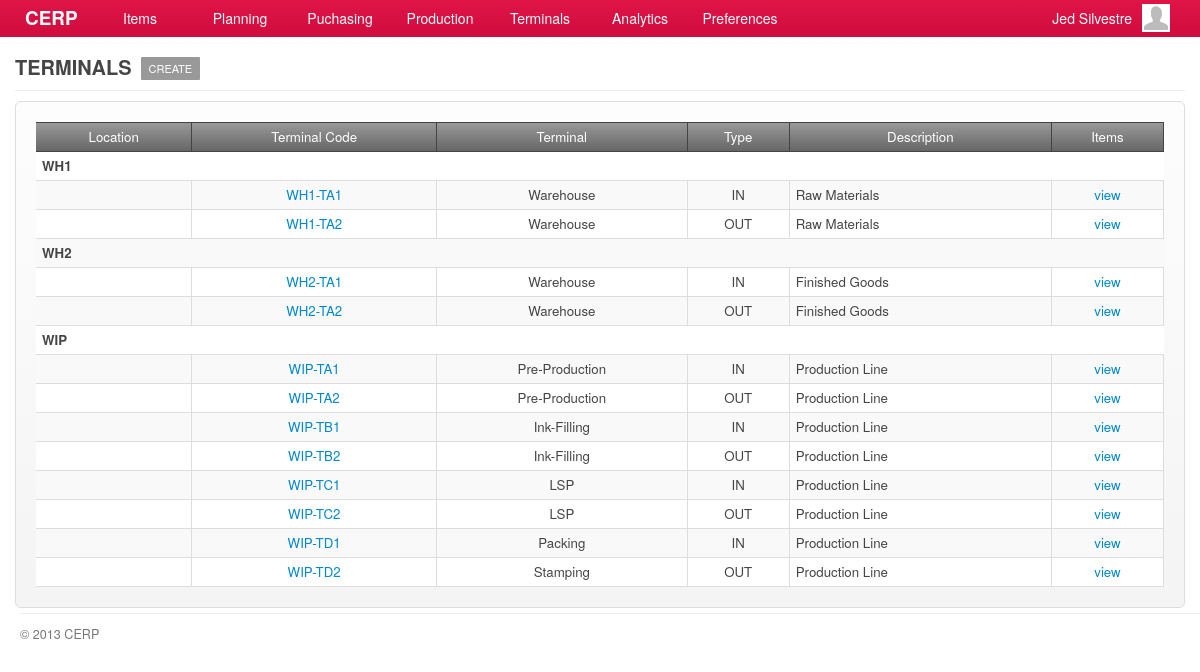
/account/terminals.php (signed in), run on the app's committed database.
### tables this page shows
CREATE TABLE `capabilities` (
  `id` int(11) NOT NULL AUTO_INCREMENT,
  `title` varchar(45) DEFAULT NULL,
  `name` varchar(45) DEFAULT NULL,
  `capability` varchar(45) DEFAULT NULL,
  `url` varchar(45) DEFAULT NULL,
  `parent` int(11) DEFAULT NULL,
  PRIMARY KEY (`id`)
);

CREATE TABLE `locations` (
  `id` int(11) NOT NULL AUTO_INCREMENT,
  `location_code` varchar(10) DEFAULT NULL,
  `location` varchar(45) DEFAULT NULL,
  `description` varchar(100) DEFAULT NULL,
  `parent` varchar(10) DEFAULT NULL,
  `created_at` timestamp NULL DEFAULT NULL,
  `updated_at` timestamp NULL DEFAULT NULL,
  PRIMARY KEY (`id`)
);

CREATE TABLE `terminals` (
  `id` int(11) NOT NULL AUTO_INCREMENT,
  `location_id` int(11) DEFAULT NULL,
  `terminal_code` varchar(12) DEFAULT NULL,
  `terminal_name` varchar(45) DEFAULT NULL,
  `type` varchar(3) DEFAULT NULL,
  `description` varchar(100) DEFAULT NULL,
  `created_at` datetime DEFAULT NULL,
  `updated_at` datetime DEFAULT NULL,
  PRIMARY KEY (`id`)
);

### include/general.class.php (called while the page is built, shortened)
<?php
require('database.class.php');
require('capabilities.class.php');
require('role.class.php');
$DB				= new MySQL;
  $DB->database	= "cerpdb";
  $DB->username	= "cerpuser";
  $DB->password	= "cerpuser";
  $DB->hostname	= "localhost";
$Capabilities	= new Capabilities($DB);
$Signed			= $_SESSION['user'];
$Role		= new Role($DB, $Signed['id']);
?>

### include/role.class.php (called while the page is built, shortened)
<?php
class Role
{
	private $DB;
	private $user_id;
	function Role($db, $uid) {
  	$this->DB = $db;
		$this->user_id = $uid;
  }
	function isCapableByName($cap_name) {
		foreach ($this->getUserRoles() as $user_role) {
			$result = $this->DB->Find('role_capabilities', array(
						  			'columns' 		=> 'role_capabilities.*',
						  			'joins' => 'INNER JOIN capabilities ON capabilities.id = role_capabilities.capability_id',
						  	    'conditions' 	=> 'capabilities.capability="'. $cap_name .'" AND role_id='. $user_role['role_id']));
			if(isset($result)) {
				return TRUE;
			}
		}
	}
	function getUserRoles() {
		$result = $this->DB->Get('user_roles', array(
						  			'columns' 		=> 'user_roles.role_id, roles.name',
						  			'joins' => 'INNER JOIN roles ON roles.id = user_roles.role_id',
						  	    'conditions' 	=> 'user_roles.user_id='. $this->user_id));
		if(isset($result)) {
			return $result;
		}
	}
}

### include/database.class.php (called while the page is built, shortened)
<?php
class MySQL {
  public $username	= "cerpuser";
  public $password	= "cerpuser";
  public $hostname	= "localhost";
  public function Connect() {
    $conn = mysql_connect($this->hostname, $this->username, $this->password) or die("<br/><span class='notice'><p class='error'><strong>ERROR!</strong> Unable to connect to MySQL! </p></span>");
    return $conn;
  }
  public function Query($sql) {
  	$conn = $this->Connect();
    $result = mysql_query($sql, $conn);
	return $result;
  }
	function Find($table, $args='') {
  	if (isset($args)) {
  	  $args['columns'] = (isset($args['columns']) ? $args['columns'] : '*');
  	  $args['joins'] = (isset($args['joins']) ? $args['joins'] : '');
	 	 	$args['conditions'] = ($args['conditions'] == '' ? '' : 'where '.$args['conditions']);
		}
		$sql = "SELECT ".$args['columns']." FROM ".$table." ".$args['joins']." ".$args['conditions'];
		$row = $this->IsEmpty($this->Query($sql));
		return mysql_fetch_array($row);
  }
  function Get($table, $args='') {
  	if (isset($args)) {
  	  $args['columns'] = (isset($args['columns']) ? $args['columns'] : '*');
  	  $args['joins'] = (isset($args['joins']) ? $args['joins'] : '');
		  $args['conditions'] = ($args['conditions'] == '' ? '' : 'WHERE '.$args['conditions']);
  	  $args['order'] = (isset($args['order']) ? ' ORDER BY '.$args['order'] : '');
  	  $args['limit'] = (isset($args['limit']) ? ' LIMIT '.$args['limit'] : '');
  	  $args['group'] = (isset($args['group']) ? ' GROUP BY '.$args['group'] : '');
		}
		$data = array();
		$sql = "SELECT ".$args['columns']." FROM ".$table." ".$args['joins']." ".$args['conditions']." ".$args['group']." ".$args['order']." ".$args['limit'];
		$result = $this->IsEmpty($this->Query($sql));
		if(!empty($result)) {
	      while ($row = mysql_fetch_array($result)) {
	        $data[] = $row;
	      }
		}
		return $data;
  }
  private function IsEmpty($result) {
    if(mysql_num_rows($result) > 0) return $result;
    return null;
  }
}

### include/capabilities.class.php (called while the page is built, shortened)
<?php
class Capabilities {
  private $DB;
	public $All;
	function Capabilities($db) {
		$this->DB = $db;
		$this->GetCapabilities();
	}
  function GetTitle() {
    global $capability_key;
	return $this->All[$capability_key]['title'];
  }
	function GetCapabilities() {
		$capabilities = $this->DB->Get('capabilities', array(
					  			'columns' 		=> 'id, capability, title, name, parent, url',
					  	    'conditions' 	=> 'parent IS NOT null ORDER BY parent'));
		$all = array();
		foreach ($capabilities as $cap) {
			$all[$cap['capability']] = array('title' => $cap['title'],'name' => $cap['name'], 'url' => $cap['url'], 'parent' => $cap['parent']);
		}
		$this->All = $all;
	}
}

### account/terminals.php (the view, shortened to what this page needs)
<?php
  $capability_key = 'terminals';
  require('header.php');
	$allowed = $Role->isCapableByName($capability_key);
	if(!$allowed) {
		require('inaccessible.php');
	}else{
?>
	<div id="page">
		<div id="page-title">
    	<h2>
      	<span class="title"><?php echo $Capabilities->GetTitle(); ?></span>
        <?php
				  echo '<a href="'.$Capabilities->All['add_terminal']['url'].'" class="nav">'.$Capabilities->All['add_terminal']['name'].'</a>';
				?>
      </h2>
		</div>
		<div id="content">
			<div class="form-container">
				<div class="grid jq-grid">
	        <table cellspacing="0" cellpadding="0">
	          <thead>
	            <tr>
	              <td class="border-right text-center"><a>Location</a></td>
	              <td class="border-right text-center"><a>Terminal Code</a></td>
	              <td class="border-right text-center"><a>Terminal</a></td>
	              <td class="border-right text-center"><a>Type</a></td>
	              <td class="border-right text-center"><a>Description</a></td>
	              <td class="border-right text-center"><a>Items</a></td>
	            </tr>
	          </thead>
	          <tbody>
	          	<?php
								$bldgs = $DB->Get('locations', array(
									  			'columns' 		=> 'locations.id AS loc_id, locations.location_code, locations.location, locations.description',
									  	    'conditions' 	=> 'parent = "BLDG"',
													'order'	=> 'locations.id'));
								foreach ($bldgs as $bldg) {
									echo '<tr class="highlight">';
									echo '<td colspan="6"><b>'.$bldg['location_code'].'</b></td>';
									echo '</tr>';
									$trmls = $DB->Get('terminals', array(
										  			'columns' 		=> 'terminals.*',
										  	    'conditions' 	=> 'terminals.location_id='.$bldg['loc_id'],
														'order'	=> 'terminals.terminal_code'));
									foreach ($trmls as $trml) {
										echo '<tr>';
										echo '<td class="border-right text-center"></td>';
										echo '<td class="border-right text-center"><a href="terminals-show.php?tid='.$trml['id'].'">'.$trml['terminal_code'].'</a></td>';
										echo '<td class="border-right text-center">'.$trml['terminal_name'].'</td>';
										echo '<td class="border-right text-center">'.$trml['type'].'</td>';
										echo '<td class="border-right">'.$trml['description'].'</td>';
										if(if_contains($trml['terminal_code'],'WH1')) $url = 'terminal-wh-items.php?typ=MAT&tid='.$trml['id'];
										if(if_contains($trml['terminal_code'],'WH2')) $url = 'terminal-wh-items.php?typ=PRD&tid='.$trml['id'];
										if(if_contains($trml['terminal_code'],'WIP')) $url = 'terminal-prod-items.php?tid='.$trml['id'];
										echo '<td class="border-right text-center"><a href="'.$url.'">view</a></td>';
										echo '</tr>';
									}
								}
							?>
	        	</tbody>
	      	</table>
	    	</div>
    	</div>
		</div>
	</div>
<?php }
require('footer.php'); ?>

### stylesheets/main.css (style rules this page uses)
*, html, body { margin:0;padding:0; }
html { font-size: 100%; -webkit-text-size-adjust: 100%; -ms-text-size-adjust: 100%; }
body { margin: 0; font-family:"Helvetica Neue", Helvetica, Arial, sans-serif; font-size:14px; line-height:20px; color:#454545; background-color:#ffffff; }
h1, h2, h3, h4 { padding:0 0 5px; margin:0 0 10px; }
h2 { font-size:20px; }
#page { background-color:#ffffff; font-size:95%; }
#content { padding:0 15px; min-height: 500px; }
#page-title { margin:0 15px 10px; padding:57px 0 0; border-bottom:solid 1px #eeeeee; }
#page-title h2 { margin:0; padding:0 0 10px; }
#page-title h2 .title { float:left; padding-right:5px; text-transform:uppercase; }
#page-title h2 .nav { float:left; display:block; margin:0 0 0 4px; padding:6px 8px; background-color:#999999; color:#ffffff; font-weight:normal; font-size:11px; line-height:11px; cursor:pointer; -webkit-border-radius:1px; -moz-border-radius:1px; border-radius:1px; text-transform:uppercase; min-width:40px; text-align: center; }
.border-right { border-right:solid 1px #dddddd; }
.text-center { text-align:center; }

### stylesheets/form.css (style rules this page uses)
.form-container { padding:20px; border:solid 1px #dddddd; background-color:#f9f9f9; background-image:-moz-linear-gradient(top, #fdfdfd, #f4f4f4); background-image:-webkit-gradient(linear, 0 0, 0 100%, from(#fdfdfd), to(#f4f4f4)); background-image:-webkit-linear-gradient(top, #fdfdfd, #f4f4f4); background-image:-o-linear-gradient(top, #fdfdfd, #f4f4f4); background-image:linear-gradient(to bottom, #fdfdfd, #f4f4f4); -webkit-border-radius:6px; -moz-border-radius:6px; border-radius:6px; }

### stylesheets/grid.css (style rules this page uses)
.grid { min-width:300px; overflow-x:scroll; background:#ffffff url('../images/bg-dotted.png') repeat left top; }
.grid table { margin:0; padding:0; width:100%; }
.grid table thead tr td { padding:4px 6px; border-top:solid 1px #444444; border-bottom:solid 1px #444444; background-color:#666666; background-image:-moz-linear-gradient(top, #999999, #666666); background-image:-webkit-gradient(linear, 0 0, 0 100%, from(#999999), to(#666666)); background-image:-webkit-linear-gradient(top, #999999, #666666); background-image:-o-linear-gradient(top, #999999, #666666); background-image:linear-gradient(to bottom, #999999, #666666); color:#ffffff; font-weight:normal; }
.grid table thead tr td.border-right { border-color:#444444; }
.grid table thead tr td a { color:#ffffff; }
.grid table tbody tr td { padding:4px 6px; border-bottom:solid 1px #dddddd; background-color:#ffffff; outline:none; -webkit-touch-callout: none; -webkit-user-select: none; -khtml-user-select: none; -moz-user-select: none; -ms-user-select: none; user-select: none; }
.grid table tr:nth-child(even) td { background-color:#f9f9f9; }
.grid table tbody tr td a { display:block; margin:0; padding:0; }

### data on the page
capabilities: title "TERMINALS"
capabilities: name "CREATE"
locations: location_code "WH1"
terminals: terminal_code "WH1-TA1", terminal_name "Warehouse", type "IN", description "Raw Materials"
terminals: terminal_code "WH1-TA2", terminal_name "Warehouse", type "OUT", description "Raw Materials"
locations: location_code "WH2"
terminals: terminal_code "WH2-TA1", terminal_name "Warehouse", type "IN", description "Finished Goods"
terminals: terminal_code "WH2-TA2", terminal_name "Warehouse", type "OUT", description "Finished Goods"
locations: location_code "WIP"
terminals: terminal_code "WIP-TA1", terminal_name "Pre-Production", type "IN", description "Production Line"
terminals: terminal_code "WIP-TA2", terminal_name "Pre-Production", type "OUT", description "Production Line"
terminals: terminal_code "WIP-TB1", terminal_name "Ink-Filling", type "IN", description "Production Line"
terminals: terminal_code "WIP-TB2", terminal_name "Ink-Filling", type "OUT", description "Production Line"
terminals: terminal_code "WIP-TC1", terminal_name "LSP", type "IN", description "Production Line"
terminals: terminal_code "WIP-TC2", terminal_name "LSP", type "OUT", description "Production Line"
terminals: terminal_code "WIP-TD1", terminal_name "Packing", type "IN", description "Production Line"
terminals: terminal_code "WIP-TD2", terminal_name "Stamping", type "OUT", description "Production Line"

### other printed values
$Signed['first_name'] "Jed"
$Signed['last_name'] "Silvestre"
